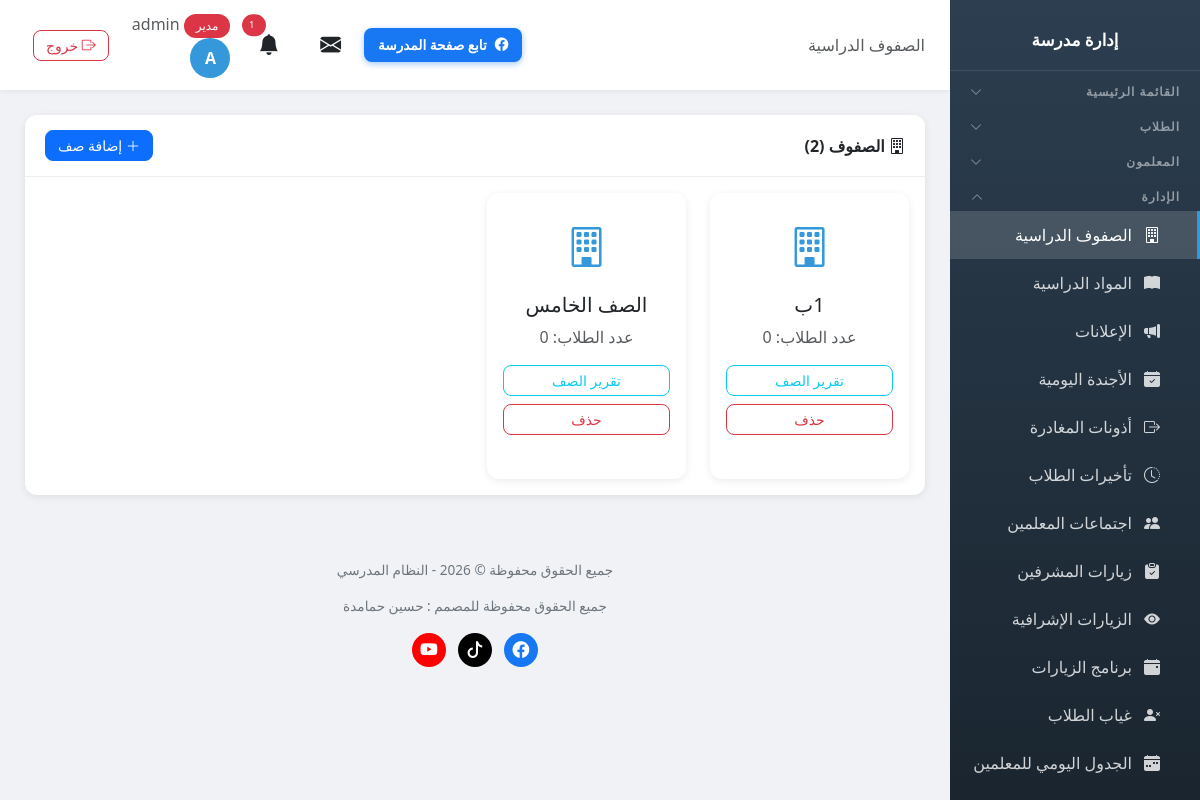
/classes/ (signed in), run on an earlier commit of the app's database.
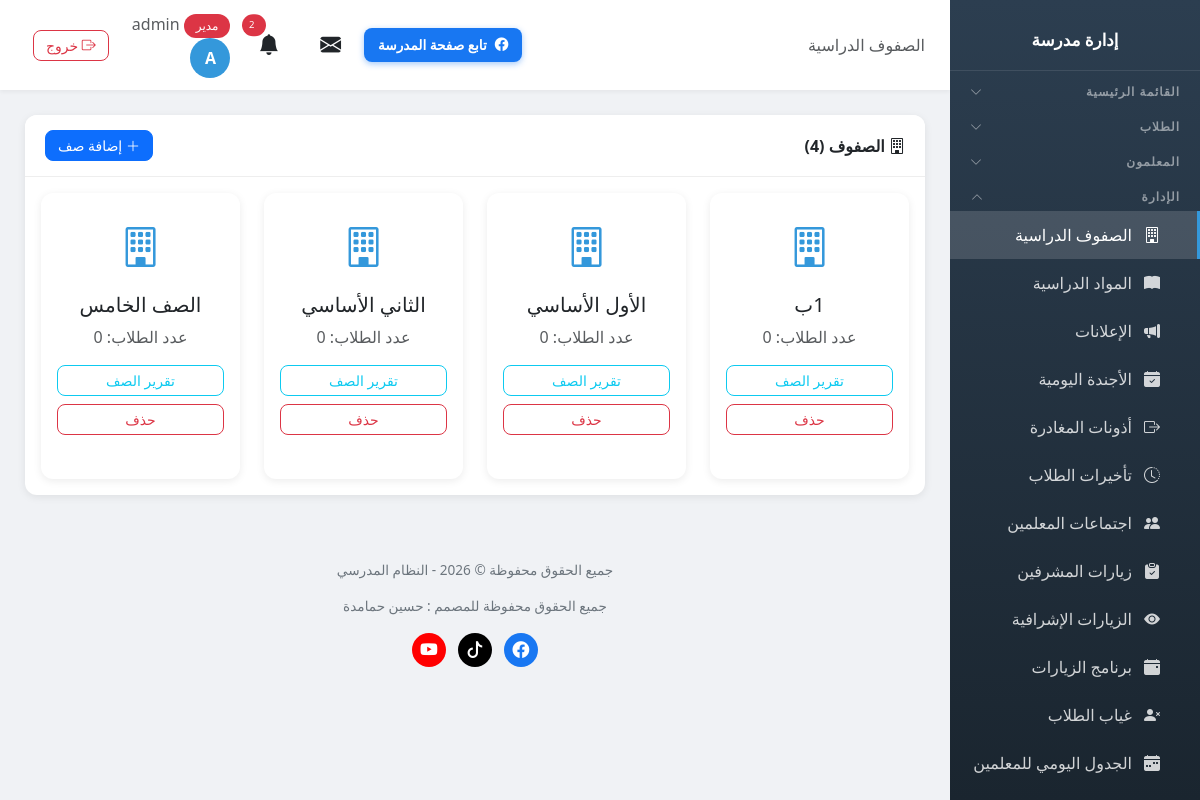
And on a later commit of the database.
### school/models.py (models this page shows, shortened)
class Class(models.Model):
    name = models.CharField('اسم الصف', max_length=100, unique=True)
    guardian = models.OneToOneField('Teacher', on_delete=models.SET_NULL, null=True, blank=True, related_name='guardian_class', verbose_name='مربي الصف')
    class Meta:
        verbose_name = 'صف'
        verbose_name_plural = 'الصفوف'

### school/views.py (the view)
# urls.py: path('classes/', views.class_list, name='class_list'),
@login_required
def class_list(request):
    if request.user.profile.role != 'admin':
        messages.error(request, 'ليس لديك صلاحية للوصول إلى هذه الصفحة')
        return redirect('dashboard')
    classes = Class.objects.all().order_by('name')
    return render(request, 'school/class_list.html', {'classes': classes})

### school/models.py (called while the page is built, shortened)
def has_perm(user, module, action):
    if user.profile.role == 'admin':
        return True

### school/services.py (called while the page is built, shortened)
def send_visit_reminders():
    try:
        tomorrow = date.today() + timedelta(days=1)
        due = VisitProgram.objects.filter(visit_date=tomorrow, reminder_sent=False).select_related('teacher')
        if not due.exists():
            return
    except Exception as e:
        logger.error(f'خطأ في إرسال تذكيرات الزيارات: {e}')

### templates/school/class_list.html (shortened to what this page needs)
{% extends 'school/base.html' %}
{% block page_heading %}الصفوف الدراسية{% endblock %}
{% block content %}
<div class="card">
    <div class="card-header d-flex justify-content-between align-items-center">
        <span><i class="bi bi-building"></i> الصفوف ({{ classes.count }})</span>
        <a href="{% url 'add_class' %}" class="btn btn-primary btn-sm"><i class="bi bi-plus-lg"></i> إضافة صف</a>
    </div>
    <div class="card-body">
        <div class="row g-4">
            {% for class_obj in classes %}
            <div class="col-md-4 col-lg-3">
                <div class="card h-100">
                    <div class="card-body text-center py-4">
                        <i class="bi bi-building" style="font-size: 2.5rem; color: #3498db;"></i>
                        <h5 class="mt-3">{{ class_obj.name }}</h5>
                        <p class="text-muted">عدد الطلاب: {{ class_obj.students.count }}</p>
                        <div class="d-grid gap-2">
                            <a href="{% url 'class_report' class_obj.id %}" class="btn btn-outline-info btn-sm">تقرير الصف</a>
                            <a href="{% url 'delete_class' class_obj.id %}" class="btn btn-outline-danger btn-sm">حذف</a>
                        </div>
                    </div>
                </div>
            </div>
            {% endfor %}
        </div>
    </div>
</div>
{% endblock %}

### templates/school/base.html (shortened to what the changed rows need)
<!DOCTYPE html>
<html lang="ar" dir="rtl">
<head>
    <link href="https://cdn.jsdelivr.net/npm/bootstrap@5.3.0/dist/css/bootstrap.min.css" rel="stylesheet">
    <link href="https://cdn.jsdelivr.net/npm/bootstrap@5.3.0/dist/css/bootstrap.rtl.min.css" rel="stylesheet">
    <link rel="stylesheet" href="https://cdn.jsdelivr.net/npm/bootstrap-icons@1.11.0/font/bootstrap-icons.css">
    <link href="https://cdn.jsdelivr.net/npm/select2@4.1.0-rc.0/dist/css/select2.min.css" rel="stylesheet" />
    <link href="https://cdn.jsdelivr.net/npm/select2-bootstrap-5-theme@1.3.0/dist/select2-bootstrap-5-theme.rtl.min.css" rel="stylesheet" />
    <link rel="stylesheet" href="https://unpkg.com/leaflet@1.9.4/dist/leaflet.css" />
</head>
<body>
    {% if user.is_authenticated %}
    <div class="main-content">
        <div class="top-bar">
            <div style="display:flex; align-items:center; gap:10px;">
                <div class="user-info">
                <div class="dropdown d-inline-block mx-2" id="notificationBell">
                    <button class="btn btn-link text-reset position-relative p-1" type="button" data-bs-toggle="dropdown" aria-expanded="false" style="font-size: 1.3rem;">
                        <i class="bi bi-bell-fill"></i>
                        {% if unread_notifications_count > 0 %}
                        <span class="position-absolute top-0 start-100 translate-middle badge rounded-pill bg-danger" style="font-size: 0.6rem;">
                            {{ unread_notifications_count }}
                        </span>
                        {% endif %}
                    </button>
                </div>
                </div>
                </div>
            </div>
        <div class="page-content">
            {% block content %}{% endblock %}
        </div>
    </div>
    {% endif %}
</body>
</html>

What changed in the data, as far as the page shows it:
added Class: name "الأول الأساسي", students.count "0"
added Class: name "الثاني الأساسي", students.count "0"
Also different on the page:
{{ unread_notifications_count }}: "1" → "2"
{{ classes.count }}: "2" → "4"
